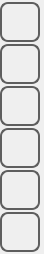
<?xml version="1.0" encoding="UTF-8"?>
<ui version="4.0">
 <class>trend_other</class>
 <widget class="QWidget" name="trend_other">
  <property name="geometry">
   <rect>
    <x>0</x>
    <y>0</y>
    <width>44</width>
    <height>254</height>
   </rect>
  </property>
  <property name="minimumSize">
   <size>
    <width>40</width>
    <height>200</height>
   </size>
  </property>
  <property name="maximumSize">
   <size>
    <width>44</width>
    <height>254</height>
   </size>
  </property>
  <property name="windowTitle">
   <string>trend_other</string>
  </property>
  <property name="styleSheet">
   <string notr="true">QWidget
{
	font: 16pt &quot;DejaVu Sans Mono&quot;;
}
QPushButton
{
	font: 20pt &quot;DejaVu Sans Mono&quot;;
}</string>
  </property>
  <layout class="QVBoxLayout" name="verticalLayout">
   <property name="spacing">
    <number>0</number>
   </property>
   <property name="margin">
    <number>0</number>
   </property>
   <item>
    <widget class="QPushButton" name="pushButtonHome">
     <property name="minimumSize">
      <size>
       <width>40</width>
       <height>40</height>
      </size>
     </property>
     <property name="maximumSize">
      <size>
       <width>40</width>
       <height>40</height>
      </size>
     </property>
     <property name="focusPolicy">
      <enum>Qt::NoFocus</enum>
     </property>
     <property name="styleSheet">
      <string notr="true">QPushButton
{
border: 2px solid  rgb(94, 94, 94);
border-radius: 8px;
qproperty-icon: url(:/systemicons/img/Home.png);
qproperty-iconSize: 24px 24px;
qproperty-focusPolicy: NoFocus;
}
QPushButton:pressed
{
border: 2px solid  rgb(194, 194, 194);
background-color:  rgb(255, 255, 127);
}
QPushButton:disabled
{
border: 2px solid  rgb(194, 194, 194);
}
</string>
     </property>
     <property name="text">
      <string/>
     </property>
    </widget>
   </item>
   <item>
    <widget class="QPushButton" name="pushButtonBack">
     <property name="sizePolicy">
      <sizepolicy hsizetype="Minimum" vsizetype="Fixed">
       <horstretch>60</horstretch>
       <verstretch>60</verstretch>
      </sizepolicy>
     </property>
     <property name="minimumSize">
      <size>
       <width>40</width>
       <height>40</height>
      </size>
     </property>
     <property name="maximumSize">
      <size>
       <width>40</width>
       <height>40</height>
      </size>
     </property>
     <property name="focusPolicy">
      <enum>Qt::NoFocus</enum>
     </property>
     <property name="styleSheet">
      <string notr="true">QPushButton
{
border: 2px solid  rgb(94, 94, 94);
border-radius: 8px;
qproperty-icon: url(:/systemicons/img/Go_back.png);
qproperty-iconSize: 24px 24px;
qproperty-focusPolicy: NoFocus;
}
QPushButton:pressed
{
border: 2px solid  rgb(194, 194, 194);
background-color:  rgb(255, 255, 127);
}
QPushButton:disabled
{
border: 2px solid  rgb(194, 194, 194);
}
</string>
     </property>
     <property name="text">
      <string/>
     </property>
    </widget>
   </item>
   <item>
    <widget class="QPushButton" name="pushButtonTime">
     <property name="minimumSize">
      <size>
       <width>40</width>
       <height>40</height>
      </size>
     </property>
     <property name="maximumSize">
      <size>
       <width>40</width>
       <height>40</height>
      </size>
     </property>
     <property name="focusPolicy">
      <enum>Qt::NoFocus</enum>
     </property>
     <property name="styleSheet">
      <string notr="true">QPushButton
{
border: 2px solid  rgb(94, 94, 94);
border-radius: 8px;
qproperty-icon: url(:/systemicons/img/Clock.png);
qproperty-iconSize: 24px 24px;
qproperty-focusPolicy: NoFocus;
}
QPushButton:pressed
{
border: 2px solid  rgb(194, 194, 194);
background-color:  rgb(255, 255, 127);
}
QPushButton:disabled
{
border: 2px solid  rgb(194, 194, 194);
}
</string>
     </property>
     <property name="text">
      <string/>
     </property>
    </widget>
   </item>
   <item>
    <widget class="QPushButton" name="pushButtonOnline">
     <property name="minimumSize">
      <size>
       <width>40</width>
       <height>40</height>
      </size>
     </property>
     <property name="maximumSize">
      <size>
       <width>40</width>
       <height>40</height>
      </size>
     </property>
     <property name="focusPolicy">
      <enum>Qt::NoFocus</enum>
     </property>
     <property name="styleSheet">
      <string notr="true">QPushButton
{
border: 2px solid  rgb(94, 94, 94);
border-radius: 8px;
qproperty-icon: url(:/systemicons/img/Sync.png);
qproperty-iconSize: 24px 24px;
qproperty-focusPolicy: NoFocus;
}
QPushButton:pressed
{
border: 2px solid  rgb(194, 194, 194);
background-color:  rgb(255, 255, 127);
}
QPushButton:disabled
{
border: 2px solid  rgb(194, 194, 194);
}
</string>
     </property>
     <property name="text">
      <string/>
     </property>
     <property name="checkable">
      <bool>false</bool>
     </property>
     <property name="checked">
      <bool>false</bool>
     </property>
    </widget>
   </item>
   <item>
    <widget class="QPushButton" name="pushButtonPan">
     <property name="sizePolicy">
      <sizepolicy hsizetype="Minimum" vsizetype="Fixed">
       <horstretch>60</horstretch>
       <verstretch>60</verstretch>
      </sizepolicy>
     </property>
     <property name="minimumSize">
      <size>
       <width>40</width>
       <height>40</height>
      </size>
     </property>
     <property name="maximumSize">
      <size>
       <width>40</width>
       <height>40</height>
      </size>
     </property>
     <property name="focusPolicy">
      <enum>Qt::NoFocus</enum>
     </property>
     <property name="styleSheet">
      <string notr="true">QPushButton
{
border: 2px solid  rgb(94, 94, 94);
border-radius: 8px;
qproperty-icon: url(:/systemicons/img/Expand.png);
qproperty-iconSize: 24px 24px;
qproperty-focusPolicy: NoFocus;
}
QPushButton:pressed
{
border: 2px solid  rgb(194, 194, 194);
background-color:  rgb(255, 255, 127);
}
QPushButton:disabled
{
border: 2px solid  rgb(194, 194, 194);
}
</string>
     </property>
     <property name="text">
      <string/>
     </property>
    </widget>
   </item>
   <item>
    <widget class="QPushButton" name="pushButtonScreenshot">
     <property name="minimumSize">
      <size>
       <width>40</width>
       <height>40</height>
      </size>
     </property>
     <property name="maximumSize">
      <size>
       <width>40</width>
       <height>40</height>
      </size>
     </property>
     <property name="focusPolicy">
      <enum>Qt::NoFocus</enum>
     </property>
     <property name="autoFillBackground">
      <bool>false</bool>
     </property>
     <property name="styleSheet">
      <string notr="true">QPushButton
{
border: 2px solid  rgb(94, 94, 94);
border-radius: 8px;
qproperty-icon: url(:/systemicons/img/Camera.png);
qproperty-iconSize: 24px 24px;
qproperty-focusPolicy: NoFocus;
}
QPushButton:pressed
{
border: 2px solid  rgb(194, 194, 194);
background-color:  rgb(255, 255, 127);
}
QPushButton:disabled
{
border: 2px solid  rgb(194, 194, 194);
}
</string>
     </property>
     <property name="text">
      <string/>
     </property>
    </widget>
   </item>
  </layout>
 </widget>
 <resources/>
 <connections/>
</ui>
